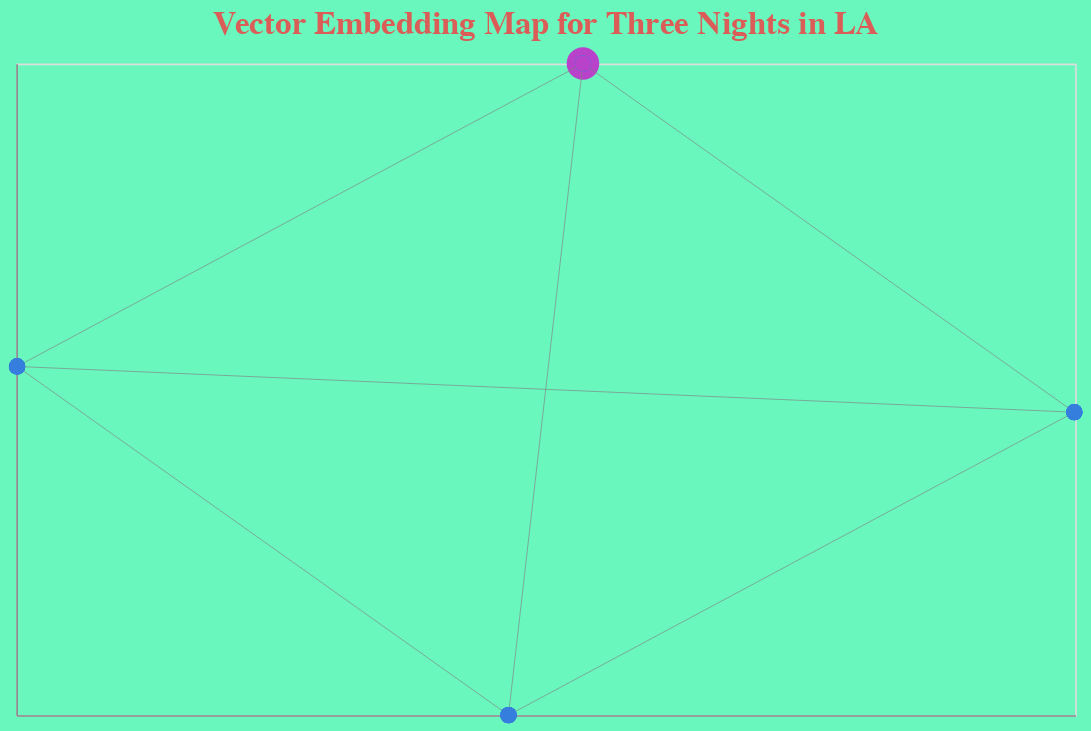

The cell this chart's notebook holds for it:
### Code cell
make_vector_embed_chart(
    query=TITLE, difflib=True
)

### Figure 1 — Vega-Lite specification as saved in the notebook (floating-point values rounded to 4 significant figures)
{"config": {"view": {"continuousWidth": 400, "continuousHeight": 300}, "axis": {"grid": false, "labels": false, "ticks": false, "title": null}, "title": {"color": "#DB5D57", "fontSize": 20}}, "layer": [{"mark": {"type": "point", "color": "#64C169", "fillOpacity": 1, "filled": true}, "encoding": {"color": {"field": "is_query", "legend": null, "scale": {"domain": [false, true], "range": ["#357edd", "#B942CB"]}, "type": "nominal"}, "size": {"field": "is_query", "legend": null, "scale": {"range": [100, 400]}, "type": "nominal"}, "tooltip": {"field": "name", "type": "nominal"}, "x": {"field": "x1", "type": "quantitative"}, "x2": {"field": "x2"}, "y": {"field": "y1", "type": "quantitative"}, "y2": {"field": "y2"}}}, {"mark": {"type": "rule", "stroke": "gray", "strokeWidth": 0.4}, "encoding": {"color": {"field": "is_query", "legend": null, "scale": {"domain": [false, true], "range": ["#357edd", "#B942CB"]}, "type": "nominal"}, "x": {"field": "x1", "type": "quantitative"}, "x2": {"field": "x2"}, "y": {"field": "y1", "type": "quantitative"}, "y2": {"field": "y2"}}}, {"mark": {"type": "point", "fillOpacity": 1, "filled": true, "size": 100}, "encoding": {"color": {"field": "is_query", "legend": null, "scale": {"domain": [false, true], "range": ["#357edd", "#B942CB"]}, "type": "nominal"}, "tooltip": {"field": "name", "type": "nominal"}, "x": {"field": "x2", "type": "quantitative"}, "x2": {"field": "x2"}, "y": {"field": "y2", "type": "quantitative"}, "y2": {"field": "y2"}}}], "background": "#69F7BE", "data": {"name": "data-1cf576fb1287d754e175f03bc9b2510d"}, "height": 400, "title": "Vector Embedding Map for Three Nights in LA", "width": 650, "$schema": "https://vega.github.io/schema/vega-lite/v4.17.0.json", "datasets": {"data-1cf576fb1287d754e175f03bc9b2510d": [{"node1": "Three Nights in LA", "node2": "Three Nights in LA", "similarity": 0.2, "x1": 0.07031, "x2": 0.07031, "y1": 1.0, "y2": 1.0, "name": "Three Nights in LA  |  Three Nights in LA", "is_query": true, "connects_to_query": true}, {"node1": "Three Nights in LA", "node2": "The Night Flier", "similarity": 0.2, "x1": 0.07031, "x2": 0.9985, "y1": 1.0, "y2": -0.07021, "name": "Three Nights in LA  |  The Night Flier", "is_query": false, "connects_to_query": true}, {"node1": "Three Nights in LA", "node2": "The Mighty Quinn", "similarity": 0.2, "x1": 0.07031, "x2": -0.9985, "y1": 1.0, "y2": 0.07021, "name": "Three Nights in LA  |  The Mighty Quinn", "is_query": false, "connects_to_query": true}, {"node1": "Three Nights in LA", "node2": "The Night Listener", "similarity": 0.2, "x1": 0.07031, "x2": -0.07031, "y1": 1.0, "y2": -1.0, "name": "Three Nights in LA  |  The Night Listener", "is_query": false, "connects_to_query": true}, {"node1": "The Night Flier", "node2": "The Night Flier", "similarity": 0.2, "x1": 0.9985, "x2": 0.9985, "y1": -0.07021, "y2": -0.07021, "name": "The Night Flier  |  The Night Flier", "is_query": false, "connects_to_query": false}, {"node1": "The Night Flier", "node2": "The Mighty Quinn", "similarity": 0.2, "x1": 0.9985, "x2": -0.9985, "y1": -0.07021, "y2": 0.07021, "name": "The Night Flier  |  The Mighty Quinn", "is_query": false, "connects_to_query": false}, {"node1": "The Night Flier", "node2": "The Night Listener", "similarity": 0.2, "x1": 0.9985, "x2": -0.07031, "y1": -0.07021, "y2": -1.0, "name": "The Night Flier  |  The Night Listener", "is_query": false, "connects_to_query": false}, {"node1": "The Mighty Quinn", "node2": "The Mighty Quinn", "similarity": 0.2, "x1": -0.9985, "x2": -0.9985, "y1": 0.07021, "y2": 0.07021, "name": "The Mighty Quinn  |  The Mighty Quinn", "is_query": false, "connects_to_query": false}, {"node1": "The Mighty Quinn", "node2": "The Night Listener", "similarity": 0.2, "x1": -0.9985, "x2": -0.07031, "y1": 0.07021, "y2": -1.0, "name": "The Mighty Quinn  |  The Night Listener", "is_query": false, "connects_to_query": false}, {"node1": "The Night Listener", "node2": "The Night Listener", "similarity": 0.2, "x1": -0.07031, "x2": -0.07031, "y1": -1.0, "y2": -1.0, "name": "The Night Listener  |  The Night Listener", "is_query": false, "connects_to_query": false}]}}
